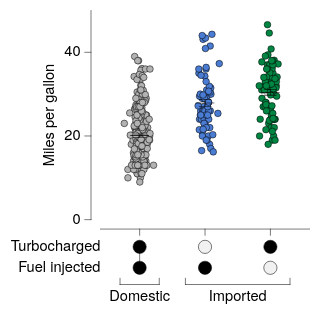

Vega-Lite specification stored for this chart:
### Vega-Lite specification from a JSON file in a GitHub repository (floating-point values rounded to 4 significant figures; data arrays with more than 128 entries replaced by an {"elided": "..."} marker saying what was removed)
{"background": null, "config": {"arc": {"fill": "#DBDBDB", "fillOpacity": 1.0, "innerRadius": 25.0, "padAngle": 0.03, "stroke": "black", "strokeOpacity": 1, "strokeWidth": 0.25}, "area": {"fill": "#DBDBDB", "fillOpacity": 1.0, "stroke": "black", "strokeOpacity": 1, "strokeWidth": 0.25}, "axis": {"domain": true, "domainCap": "round", "domainColor": "black", "domainWidth": 0.25, "grid": false, "gridCap": "round", "gridColor": "#F1F1F1", "gridDash": [0, 0], "gridOpacity": 1.0, "gridWidth": 0.25, "labelColor": "black", "labelFont": "Helvetica Neue, HelveticaNeue, Helvetica, Arial, sans-serif", "labelFontSize": 7, "labelFontStyle": "normal", "labelFontWeight": 400, "offset": 4.5, "ticks": true, "tickCap": "round", "tickColor": "black", "tickRound": false, "tickSize": 3, "tickWidth": 0.25, "titleColor": "black", "titleFont": "Helvetica Neue, HelveticaNeue, Helvetica, Arial, sans-serif", "titleFontSize": 7, "titleFontStyle": "normal", "titleFontWeight": 400}, "axisX": {"domain": true, "labelAlign": "center", "labelAngle": 0, "labels": true, "ticks": true, "translate": 0}, "axisY": {"domain": true, "labelAlign": "right", "labelAngle": 0, "labels": true, "ticks": true, "translate": 0}, "axisRight": {"domain": true, "labelAlign": "left", "labelAngle": 0, "labels": true, "ticks": true, "translate": 0}, "axisTop": {"domain": true, "labelAlign": "center", "labelAngle": 0, "labels": true, "ticks": true, "translate": 0}, "axisBand": {"tickOffset": 0}, "bar": {"fill": "#DBDBDB", "fillOpacity": 1.0, "stroke": "black", "strokeOpacity": 1, "strokeWidth": 0.25}, "boxplot": {"size": 9.0, "ticks": {"cornerRadius": 0.25, "fill": "black", "opacity": 1, "size": 4.5, "thickness": 0.25}, "box": {"fillOpacity": 1.0, "stroke": "black", "strokeOpacity": 1, "strokeWidth": 0.25}, "median": {"cornerRadius": 0, "fill": "black", "fillOpacity": 1.0, "opacity": 1, "size": 9.0, "thickness": 0.25}, "rule": {"fill": "black", "fillOpacity": 1.0, "size": 10.0, "stroke": "black", "strokeDash": [0, 0], "strokeOpacity": 1, "strokeWidth": 0.25}, "outliers": {"color": "black", "fill": "black", "fillOpacity": 1.0, "size": 0, "stroke": "black", "strokeOpacity": 1, "strokeWidth": 0.25}}, "circle": {"fill": "black", "fillOpacity": 1.0, "size": 1.25, "stroke": null, "strokeOpacity": 1, "strokeWidth": 0.25}, "errorband": {"band": {"fillOpacity": 0.6, "stroke": null, "strokeWidth": 0.25, "strokeOpacity": 1}, "borders": {"opacity": 0, "strokeOpacity": 0.25, "strokeWidth": 1}}, "errorbar": {"opacity": 1, "rule": {"strokeDash": [0, 0], "strokeWidth": 0.25}, "ticks": {"color": "black", "cornerRadius": 0.125, "opacity": 1, "size": 6.0, "thickness": 0.25}, "thickness": 0.25}, "font": "Helvetica Neue, HelveticaNeue, Helvetica, Arial, sans-serif", "geoshape": {"fill": "#DBDBDB", "fillOpacity": 1.0, "stroke": "black", "strokeOpacity": 1, "strokeWidth": 0.25}, "header": {"labelColor": "black", "labelFont": "Helvetica Neue, HelveticaNeue, Helvetica, Arial, sans-serif", "labelFontSize": 7, "labelFontStyle": "normal", "labelFontWeight": 400, "titleColor": "black", "titleFont": "Helvetica Neue, HelveticaNeue, Helvetica, Arial, sans-serif", "titleFontSize": 7, "titleFontStyle": "normal", "titleFontWeight": 400, "titlePadding": 0}, "legend": {"disable": false, "offset": 4.5, "titlePadding": 4, "labelOffset": 2, "gradientLabelOffset": 2, "gradientLength": 50.0, "gradientThickness": 5.0, "gradientOpacity": 1.0, "gradientStrokeColor": "black", "gradientStrokeWidth": 0.25, "labelColor": "black", "labelFont": "Helvetica Neue, HelveticaNeue, Helvetica, Arial, sans-serif", "labelFontSize": 7, "labelFontStyle": "normal", "labelFontWeight": 400, "strokeColor": "black", "strokeWidth": 0, "symbolSize": 42, "symbolStrokeColor": "black", "symbolStrokeWidth": 0.25, "titleColor": "black", "titleFont": "Helvetica Neue, HelveticaNeue, Helvetica, Arial, sans-serif", "titleFontSize": 7, "titleFontStyle": "normal", "titleFontWeight": 400}, "line": {"color": "black", "stroke": "black", "strokeCap": "butt", "strokeDash": [0, 0], "strokeOpacity": 1, "strokeWidth": 0.5}, "point": {"filled": true, "fill": "#DBDBDB", "fillOpacity": 1.0, "size": 5.0, "stroke": "black", "strokeOpacity": 1, "strokeWidth": 0.25}, "range": {"category": ["#B2B2B2", "#4A7CD3", "#008542", "#664CAF", "#509F98", "#636363", "#284F93", "#005226", "#382864", "#285753"], "diverging": {"scheme": ["#443E60", "#5F597E", "#7C759B", "#9994B6", "#B7B4CC", "#D6D5DC", "#F6F6F6", "#D1DAD9", "#A4C2BF", "#7AA9A4", "#578E89", "#37736E", "#1B5954"]}, "heatmap": {"scheme": ["#440154", "#472270", "#433E82", "#38598C", "#2C728E", "#238A8D", "#24A086", "#39B578", "#5DC862", "#96D646", "#CAE02D", "#FDE724"]}, "ordinal": {"scheme": ["#F1F1F1", "#DBDBDB", "#C6C6C6", "#B2B2B2", "#9D9D9D", "#898989", "#767676", "#636363", "#515151", "#404040", "#2F2F2F", "#1F1F1F"]}, "ramp": {"scheme": ["#440154", "#472270", "#433E82", "#38598C", "#2C728E", "#238A8D", "#24A086", "#39B578", "#5DC862", "#96D646", "#CAE02D", "#FDE724"]}}, "rule": {"color": "black", "stroke": "black", "strokeCap": "round", "strokeDash": [2, 2], "strokeOpacity": 1, "strokeWidth": 0.25}, "scale": {"barBandPaddingInner": 0.1, "rectBandPaddingInner": 0, "tickBandPaddingInner": 0.1, "bandPaddingOuter": 0.1, "bandWithNestedOffsetPaddingInner": 0.2, "bandWithNestedOffsetPaddingOuter": 0.2, "offsetBandPaddingInner": 0, "offsetBandPaddingOuter": 0, "round": false}, "rect": {"fill": "#DBDBDB", "fillOpacity": 1.0, "stroke": "black", "strokeOpacity": 1, "strokeWidth": 0.25}, "square": {"fill": "#DBDBDB", "fillOpacity": 1.0, "size": 10.0, "stroke": "black", "strokeOpacity": 1, "strokeWidth": 0.25}, "text": {"color": "black", "font": "Helvetica Neue, HelveticaNeue, Helvetica, Arial, sans-serif", "fontSize": 7, "fontStyle": "normal", "fontWeight": 400}, "tick": {"color": "black", "cornerRadius": 0.125, "opacity": 1.0, "size": 9.0, "thickness": 0.25}, "title": {"anchor": "middle", "frame": "group", "color": "black", "font": "Helvetica Neue, HelveticaNeue, Helvetica, Arial, sans-serif", "fontSize": 7, "fontStyle": "normal", "fontWeight": 400, "subtitleColor": "black", "subtitleFont": "Helvetica Neue, HelveticaNeue, Helvetica, Arial, sans-serif", "subtitleFontSize": "Helvetica Neue, HelveticaNeue, Helvetica, Arial, sans-serif", "subtitleFontStyle": "normal", "subtitleFontWeight": 400}, "trail": {"color": "black", "opacity": 1, "size": 0.5}, "view": {"continuousWidth": 100, "continuousHeight": 100, "discreteWidth": 100, "discreteHeight": 100, "fill": null, "stroke": null, "strokeWidth": 0.25}}, "vconcat": [{"layer": [{"data": {"name": "data-5a85ede2053d4aec77293cfb476ae07b"}, "mark": {"type": "circle", "opacity": 1.0, "size": 10.0, "stroke": "black", "strokeOpacity": 1, "strokeWidth": 0.25}, "encoding": {"color": {"field": "Origin", "legend": null, "scale": {"domain": ["USA", "Europe", "Japan"]}, "sort": ["USA", "Europe", "Japan"], "title": null, "type": "nominal"}, "x": {"axis": {"labels": false, "title": null}, "field": "Origin", "scale": {"domain": ["USA", "Europe", "Japan"]}, "sort": ["USA", "Europe", "Japan"], "title": "Origin", "type": "nominal"}, "xOffset": {"field": "jitter_x", "scale": {"domain": [-7.33, 7.33], "range": [5.17, 19.83]}, "type": "quantitative"}, "y": {"field": "Miles_per_Gallon", "title": "Miles per gallon", "type": "quantitative"}}}, {"data": {"name": "data-64e7897fd8423deef5c97d660b6d3367"}, "mark": {"type": "errorbar"}, "encoding": {"x": {"axis": {"labels": false, "title": null}, "field": "Origin", "scale": {"domain": ["USA", "Europe", "Japan"]}, "sort": ["USA", "Europe", "Japan"], "title": "Origin", "type": "nominal"}, "y": {"field": "__mean", "title": "Miles per gallon", "type": "quantitative"}, "yError": {"field": "__error"}}}, {"data": {"name": "data-64e7897fd8423deef5c97d660b6d3367"}, "mark": {"type": "tick"}, "encoding": {"x": {"axis": {"labels": false, "title": null}, "field": "Origin", "scale": {"domain": ["USA", "Europe", "Japan"]}, "sort": ["USA", "Europe", "Japan"], "title": "Origin", "type": "nominal"}, "y": {"field": "__mean", "title": "Miles per gallon", "type": "quantitative"}}}]}, {"layer": [{"data": {"name": "data-530f786c7a8076275dc8411ed0e6977d"}, "mark": {"type": "text", "align": "right", "baseline": "middle", "fontSize": 7}, "encoding": {"text": {"field": "__label", "type": "nominal"}, "x": {"value": 0}, "y": {"axis": null, "field": "__y", "scale": {"domain": [0, 20.0], "nice": false, "range": [0, 20.0], "zero": false}, "type": "quantitative"}}}, {"data": {"name": "data-8f9a962b9f2e6dd458168b71b3687ea0"}, "mark": {"type": "line", "strokeDash": [0, 0], "strokeWidth": 0.25}, "encoding": {"detail": {"field": "__line_id", "type": "nominal"}, "x": {"axis": {"domain": false, "grid": false, "labels": false, "ticks": false, "title": null}, "field": "__category", "scale": {"domain": ["USA", "Europe", "Japan"]}, "sort": ["USA", "Europe", "Japan"], "type": "nominal"}, "y": {"axis": null, "field": "__y", "scale": {"domain": [0, 20.0], "nice": false, "range": [0, 20.0], "zero": false}, "type": "quantitative"}}}, {"data": {"name": "data-55e5f01074a6f35fdb88dbdccc889ca2"}, "mark": {"type": "point", "dy": -0.7, "fill": "#F1F1F1", "filled": true, "shape": "circle", "size": 40.0, "strokeWidth": 0.25}, "encoding": {"angle": {"field": "__angle", "scale": null, "type": "quantitative"}, "x": {"axis": {"domain": false, "grid": false, "labels": false, "ticks": false, "title": null}, "field": "__category", "scale": {"domain": ["USA", "Europe", "Japan"]}, "sort": ["USA", "Europe", "Japan"], "type": "nominal"}, "y": {"axis": null, "field": "__y", "scale": {"domain": [0, 20.0], "nice": false, "range": [0, 20.0], "zero": false}, "type": "quantitative"}}}, {"data": {"name": "data-aa4cb49ac1b10b913be64a70263dacac"}, "mark": {"type": "point", "color": "black", "dy": -0.7, "filled": true, "shape": "circle", "size": 40.0, "strokeWidth": 0.25}, "encoding": {"angle": {"field": "__angle", "scale": null, "type": "quantitative"}, "x": {"axis": {"domain": false, "grid": false, "labels": false, "ticks": false, "title": null}, "field": "__category", "scale": {"domain": ["USA", "Europe", "Japan"]}, "sort": ["USA", "Europe", "Japan"], "type": "nominal"}, "y": {"axis": null, "field": "__y", "scale": {"domain": [0, 20.0], "nice": false, "range": [0, 20.0], "zero": false}, "type": "quantitative"}}}, {"data": {"values": [{"__dysonsphere__": 1}]}, "mark": {"type": "rule", "color": "black", "strokeDash": [0, 0], "strokeWidth": 0.25}, "encoding": {"x": {"value": 9.375}, "x2": {"value": 28.12}, "y": {"value": 23.0}}}, {"data": {"values": [{"__dysonsphere__": 1}]}, "mark": {"type": "rule", "color": "black", "strokeDash": [0, 0], "strokeWidth": 0.25}, "encoding": {"x": {"value": 9.375}, "y": {"value": 20.0}, "y2": {"value": 23.0}}}, {"data": {"values": [{"__dysonsphere__": 1}]}, "mark": {"type": "rule", "color": "black", "strokeDash": [0, 0], "strokeWidth": 0.25}, "encoding": {"x": {"value": 28.12}, "y": {"value": 20.0}, "y2": {"value": 23.0}}}, {"data": {"name": "data-cbea65e2861bce3c263613efd1b8a039"}, "mark": {"type": "text", "align": "center", "baseline": "top", "color": "black", "fontSize": 7}, "encoding": {"text": {"field": "__slabel", "type": "nominal"}, "x": {"value": 18.75}, "y": {"value": 25.0}}}, {"data": {"values": [{"__dysonsphere__": 1}]}, "mark": {"type": "rule", "color": "black", "strokeDash": [0, 0], "strokeWidth": 0.25}, "encoding": {"x": {"value": 40.62}, "x2": {"value": 90.62}, "y": {"value": 23.0}}}, {"data": {"values": [{"__dysonsphere__": 1}]}, "mark": {"type": "rule", "color": "black", "strokeDash": [0, 0], "strokeWidth": 0.25}, "encoding": {"x": {"value": 40.62}, "y": {"value": 20.0}, "y2": {"value": 23.0}}}, {"data": {"values": [{"__dysonsphere__": 1}]}, "mark": {"type": "rule", "color": "black", "strokeDash": [0, 0], "strokeWidth": 0.25}, "encoding": {"x": {"value": 90.62}, "y": {"value": 20.0}, "y2": {"value": 23.0}}}, {"data": {"name": "data-8ffed4688d1cea6faf2d4c83dc30674f"}, "mark": {"type": "text", "align": "center", "baseline": "top", "color": "black", "fontSize": 7}, "encoding": {"text": {"field": "__slabel", "type": "nominal"}, "x": {"value": 65.62}, "y": {"value": 25.0}}}], "height": 34.0, "view": {"fill": null, "stroke": null}, "width": 100}], "resolve": {"scale": {"x": "shared"}}, "spacing": 0, "$schema": "https://vega.github.io/schema/vega-lite/v6.4.1.json", "datasets": {"data-5a85ede2053d4aec77293cfb476ae07b": {"elided": "398 records"}, "data-64e7897fd8423deef5c97d660b6d3367": [{"Origin": "USA", "__mean": 20.08, "__error": 0.4058, "__dysonsphere__": 1}, {"Origin": "Japan", "__mean": 30.45, "__error": 0.6852, "__dysonsphere__": 1}, {"Origin": "Europe", "__mean": 27.89, "__error": 0.8037, "__dysonsphere__": 1}], "data-530f786c7a8076275dc8411ed0e6977d": [{"__label": "Turbocharged", "__y": 5.0, "__dysonsphere__": 1}, {"__label": "Fuel injected", "__y": 15.0, "__dysonsphere__": 1}], "data-8f9a962b9f2e6dd458168b71b3687ea0": [{"__category": "USA", "__label": "Turbocharged", "__line_id": "USA_0_1", "__y": 5.0, "__dysonsphere__": 1}, {"__category": "USA", "__label": "Fuel injected", "__line_id": "USA_0_1", "__y": 15.0, "__dysonsphere__": 1}], "data-55e5f01074a6f35fdb88dbdccc889ca2": [{"__label": "Turbocharged", "__category": "Europe", "__value": "−", "__y": 5.0, "__angle": 0.0, "__dysonsphere__": 1}, {"__label": "Fuel injected", "__category": "Japan", "__value": "−", "__y": 15.0, "__angle": 0.0, "__dysonsphere__": 1}], "data-aa4cb49ac1b10b913be64a70263dacac": [{"__label": "Turbocharged", "__category": "USA", "__value": "+", "__y": 5.0, "__angle": 0.0, "__dysonsphere__": 1}, {"__label": "Turbocharged", "__category": "Japan", "__value": "+", "__y": 5.0, "__angle": 0.0, "__dysonsphere__": 1}, {"__label": "Fuel injected", "__category": "USA", "__value": "+", "__y": 15.0, "__angle": 0.0, "__dysonsphere__": 1}, {"__label": "Fuel injected", "__category": "Europe", "__value": "+", "__y": 15.0, "__angle": 0.0, "__dysonsphere__": 1}], "data-cbea65e2861bce3c263613efd1b8a039": [{"__slabel": "Domestic", "__dysonsphere__": 1}], "data-8ffed4688d1cea6faf2d4c83dc30674f": [{"__slabel": "Imported", "__dysonsphere__": 1}]}}
